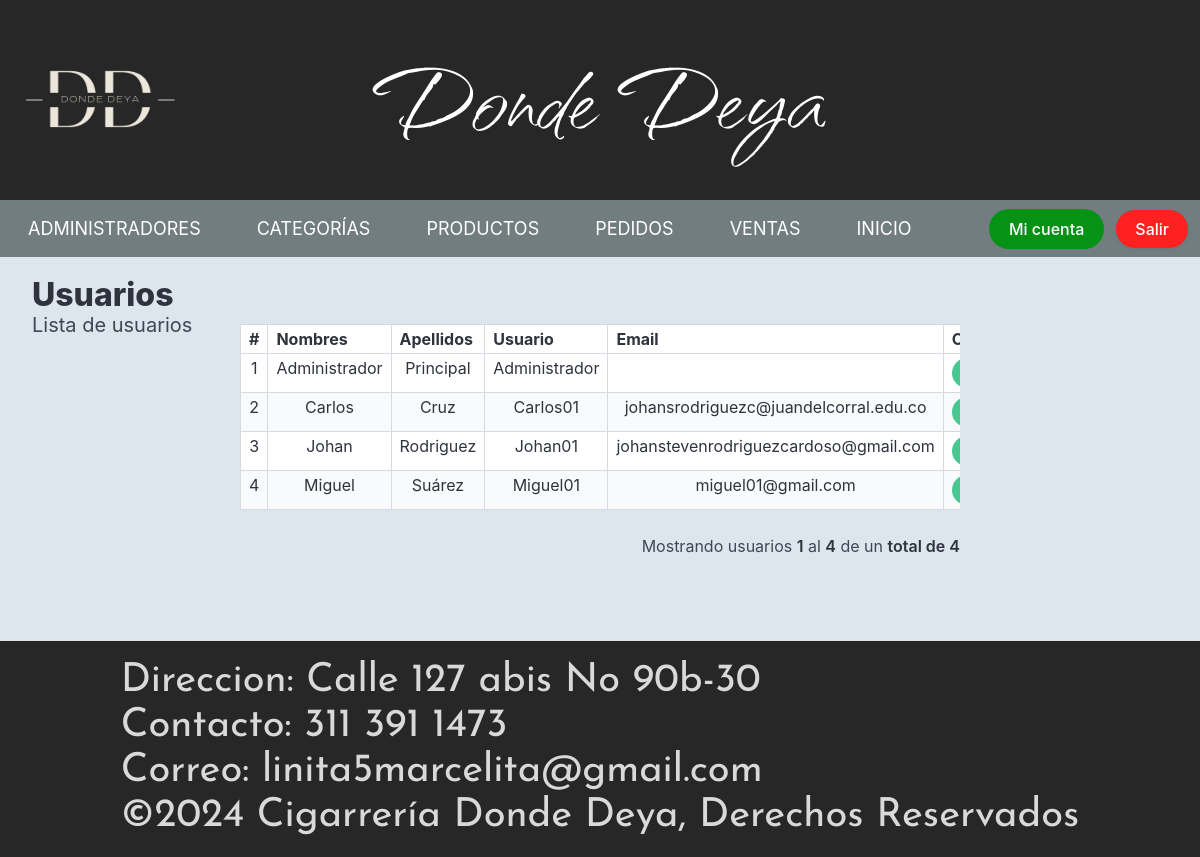
Screenshot of /index.php?vista=user_list (signed in) with the database file from the repository.
### tables this page shows
CREATE TABLE `usuario` (
  `usuario_id` int(10) NOT NULL,
  `usuario_nombre` varchar(40) NOT NULL,
  `usuario_apellido` varchar(40) NOT NULL,
  `usuario_usuario` varchar(20) NOT NULL,
  `usuario_clave` varchar(200) NOT NULL,
  `usuario_email` varchar(70) NOT NULL,
  `usuario_rol` int(2) NOT NULL,
  `usuario_activo` int(2) NOT NULL,
  `usuario_token` varchar(255) NOT NULL,
  `usuario_token_expiration` datetime DEFAULT NULL
);

### index.php (called while the page is built, shortened)
<?php
$controller = new MainController();
$controller->handleRequest();
?>

### modelo/Utils.php (called while the page is built, shortened)
<?php
class Utils {
    public static function limpiar_cadena($cadena) {
        $cadena = trim($cadena);
        $cadena = stripslashes($cadena);
        $cadena = str_ireplace([
            "<script>", "</script>", "<script src", "<script type=",
            "SELECT * FROM", "DELETE FROM", "INSERT INTO", "DROP TABLE",
            "DROP DATABASE", "TRUNCATE TABLE", "SHOW TABLES;", "SHOW DATABASES;",
            "<?php", "?>", "--", "^", "<", "[", "]", "==", ";", "::"
        ], "", $cadena);
        return trim($cadena);
    }
}

### php/usuario_lista.php (the view, shortened to what this page needs)
<?php
require_once "./modelo/Utils.php";
$inicio = ($pagina > 0) ? (($pagina * $registros) - $registros) : 0;
$tabla = "";
if (isset($busqueda) && $busqueda != "") {
    $consulta_datos = "SELECT * FROM usuario WHERE ((usuario_id!='".$_SESSION['id']."') AND (usuario_nombre LIKE '%$busqueda%' OR usuario_apellido LIKE '%$busqueda%' OR usuario_usuario LIKE '%$busqueda%' OR usuario_email LIKE '%$busqueda%')) ORDER BY usuario_nombre ASC LIMIT $inicio, $registros";
    $consulta_total = "SELECT COUNT(usuario_id) FROM usuario WHERE ((usuario_id!='".$_SESSION['id']."') AND (usuario_nombre LIKE '%$busqueda%' OR usuario_apellido LIKE '%$busqueda%' OR usuario_usuario LIKE '%$busqueda%' OR usuario_email LIKE '%$busqueda%'))";
} else {
    $consulta_datos = "SELECT * FROM usuario WHERE usuario_id!='".$_SESSION['id']."' ORDER BY usuario_nombre ASC LIMIT $inicio, $registros";
    $consulta_total = "SELECT COUNT(usuario_id) FROM usuario WHERE usuario_id!='".$_SESSION['id']."'";
}
$conexion = Utils::conexion();
$datos = $conexion->query($consulta_datos);
$datos = $datos->fetchAll();
$total = $conexion->query($consulta_total);
$total = (int) $total->fetchColumn();
$Npaginas = ceil($total / $registros);
$tabla .= '
<div class="table-container">
    <table class="table is-bordered is-striped is-narrow is-hoverable is-fullwidth">
        <thead>
            <tr class="has-text-centered">
                <th>#</th>
                <th>Nombres</th>
                <th>Apellidos</th>
                <th>Usuario</th>
                <th>Email</th>
                <th colspan="2">Opciones</th>
            </tr>
        </thead>
        <tbody>
';
if ($total >= 1 && $pagina <= $Npaginas) {
    $contador = $inicio + 1;
    $pag_inicio = $inicio + 1;
    foreach ($datos as $rows) {
        $tabla .= '
            <tr class="has-text-centered">
                <td>' . $contador . '</td>
                <td>' . $rows['usuario_nombre'] . '</td>
                <td>' . $rows['usuario_apellido'] . '</td>
                <td>' . $rows['usuario_usuario'] . '</td>
                <td>' . $rows['usuario_email'] . '</td>
                <td>
                    <a href="index.php?vista=user_update&user_id_up=' . $rows['usuario_id'] . '" class="button is-success is-rounded is-small">Actualizar</a>
                </td>
                <td>
                    <a href="' . $url . $pagina . '&user_id_del=' . $rows['usuario_id'] . '" class="button is-danger is-rounded is-small">Eliminar</a>
                </td>
            </tr>
        ';
        $contador++;
    }
    $pag_final = $contador - 1;
}
$tabla .= '</tbody></table></div>';
if ($total > 0 && $pagina <= $Npaginas) {
    $tabla .= '<p class="has-text-right">Mostrando usuarios <strong>' . $pag_inicio . '</strong> al <strong>' . $pag_final . '</strong> de un <strong>total de ' . $total . '</strong></p>';
}
echo $tabla;
?>

### rows the page displays
usuario: usuario_nombre "Administrador", usuario_apellido "Principal", usuario_usuario "Administrador"
usuario: usuario_nombre "Carlos", usuario_apellido "Cruz", usuario_usuario "Carlos01", usuario_email "johansrodriguezc@juandelcorral.edu.co"
usuario: usuario_nombre "Johan", usuario_apellido "Rodriguez", usuario_usuario "Johan01", usuario_email "johanstevenrodriguezcardoso@gmail.com"
usuario: usuario_nombre "Miguel", usuario_apellido "Suárez", usuario_usuario "Miguel01", usuario_email "miguel01@gmail.com"

### other values shown
$pag_inicio "1"
$pag_final "4"
$total "4"
